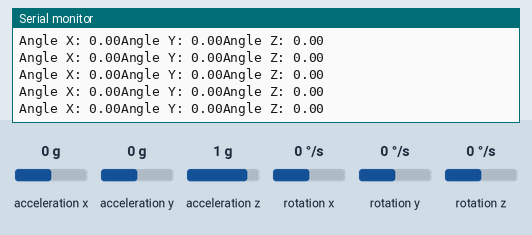
This sketch was run on a simulated Arduino Uno, built with avr-gcc and run on an emulated ATmega328P. On the bench: the last lines printed to the serial monitor. The inputs (shaded band) are chosen by the test bench; at power-on: acceleration x 0 g, acceleration y 0 g, rotation z 0 °/s, acceleration z 1 g, rotation x 0 °/s, rotation y 0 °/s.

Above: at 4.2 s.
4.3 s: acceleration x set to -1.4 g
At 4.43 s:
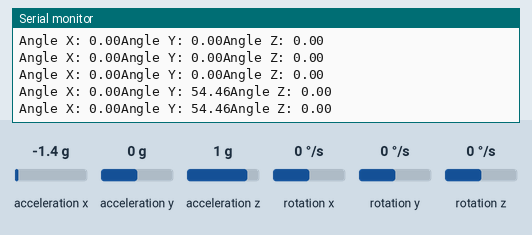
7.3 s: acceleration y set to -1.4 g
At 7.31 s:
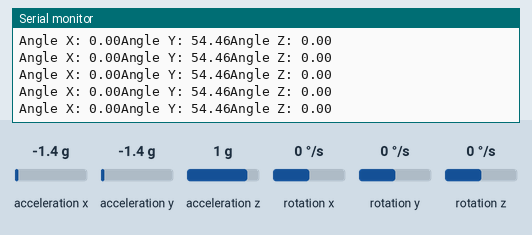
10.3 s: rotation z set to -192 °/s
At 10.33 s:
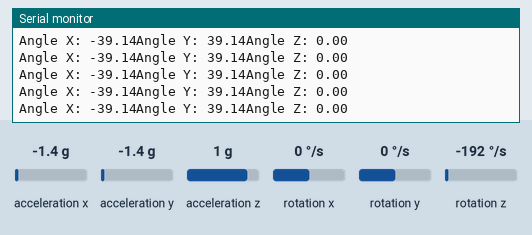
13.3 s: acceleration x set to 0.8 g
At 13.34 s:
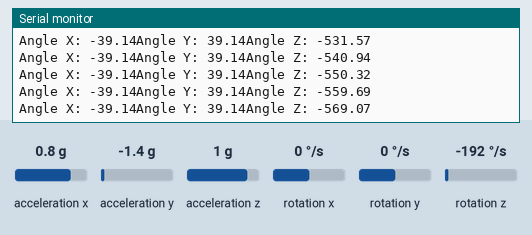
16.3 s: acceleration y set to 0 g
At 16.34 s:
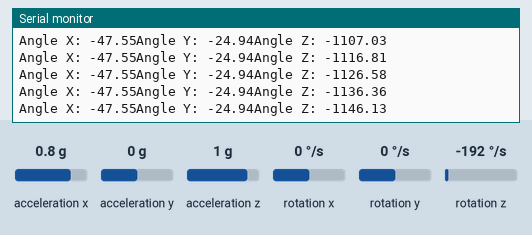
19.3 s: acceleration x set to -0.8 g
At 19.33 s:
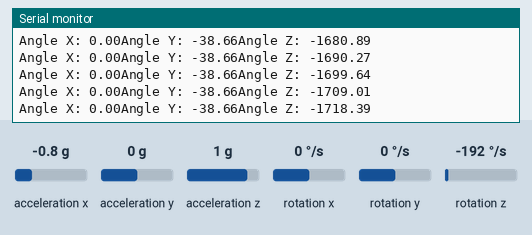
Timing chart, 0 to 22.3 s (numbered marks = the images above; inputs shaded):
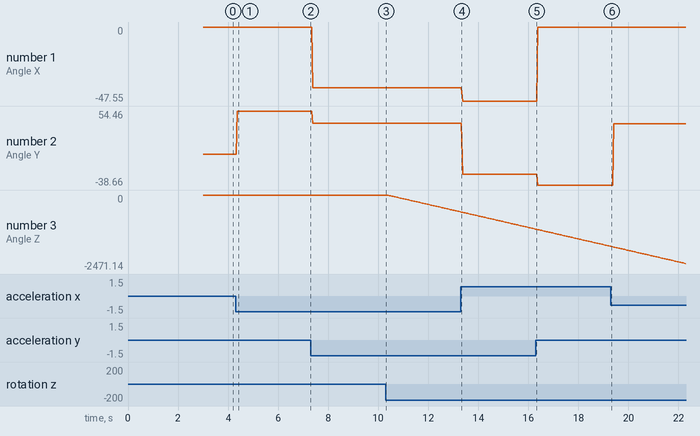

Measured:
- after the input at 4.3 s, the serial monitor: prints a new line after 0.07 s (image 1)
- plotted number 1: 0 → -39.14 after the input at 7.3 s
- plotted number 2: 0 → 54.46 after the input at 4.3 s, 54.46 → 39.14 after the input at 7.3 s
- plotted number 3: 0 → -559.69 after the input at 10.3 s

The sketch:

cam_bien_gia_toc_goc.ino
```cpp
#include <MPU6050_tockn.h>
#include <MPU6050_tockn.h>
#include <Wire.h>
MPU6050 mpu6050(Wire);
void setup() {
  Serial.begin (9600);
  Wire.begin();
  mpu6050.begin();
  mpu6050.calcGyroOffsets(true);
}

void loop() {
  mpu6050.update();
  Serial.print("Angle X: ");
  Serial.print(mpu6050.getAngleX());
  Serial.print("Angle Y: ");
  Serial.print(mpu6050.getAngleY());
  Serial.print("Angle Z: ");
  Serial.println(mpu6050.getAngleZ());
}
```
